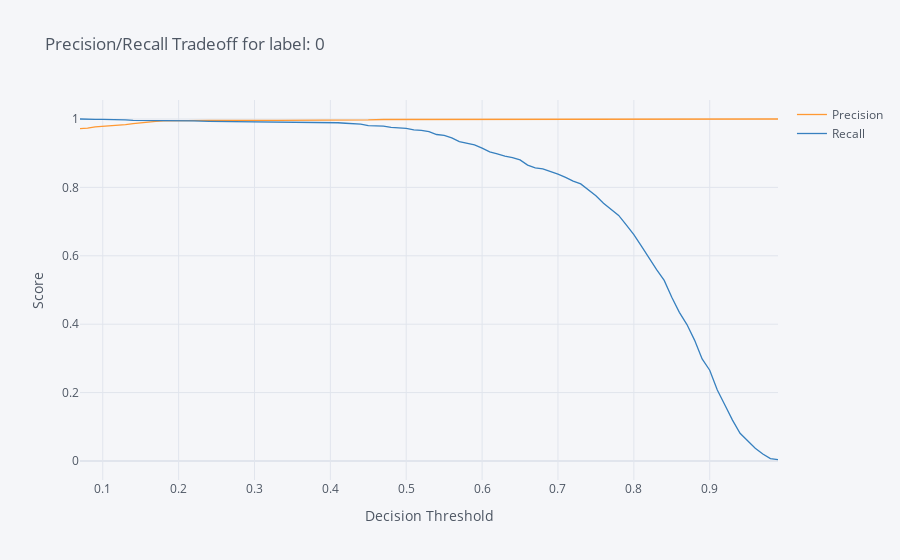
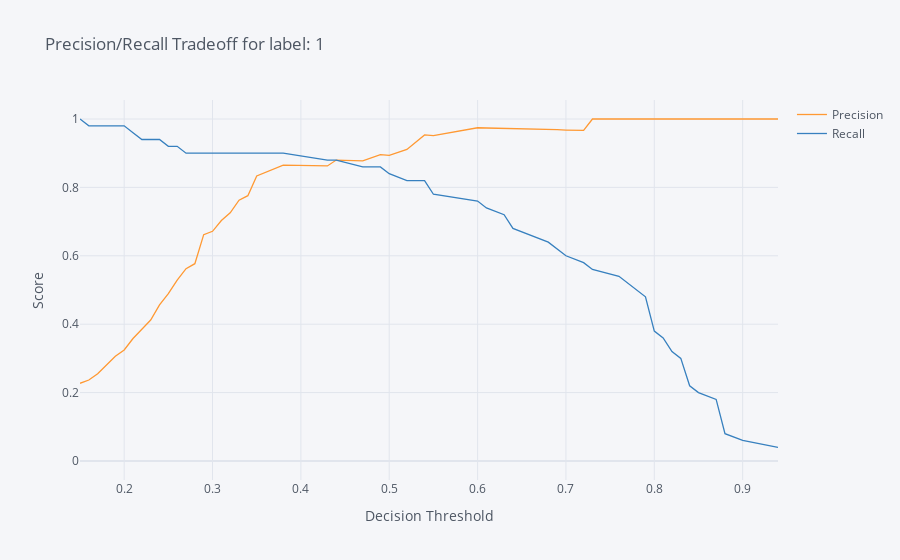
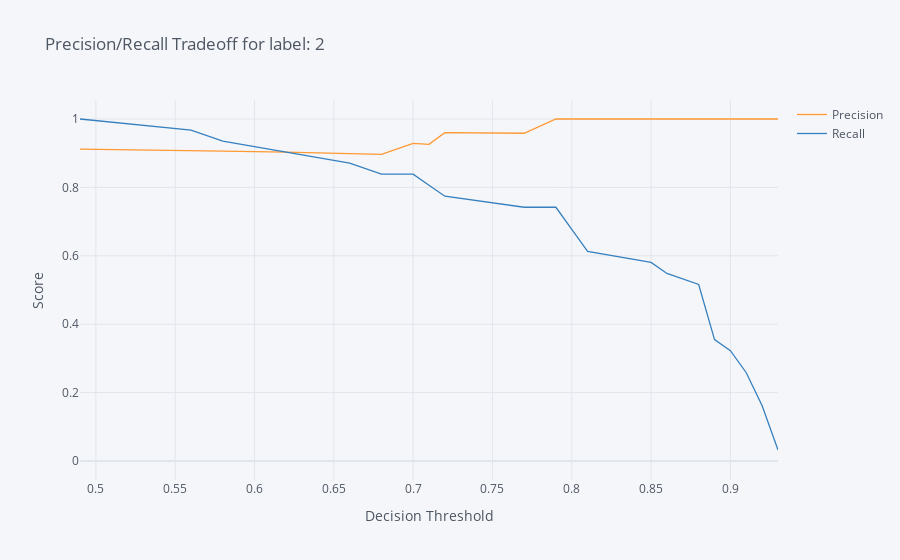

Source (notebook cell) for these figures, in order:
### Markdown cell above
# Precision/Recall Trade-off Calculation

### Code cell
# taken from https://www.kaggle.com/kevinarvai/fine-tuning-a-classifier-in-scikit-learn

from sklearn.metrics import precision_recall_curve
from sklearn import preprocessing
from sklearn.multiclass import OneVsRestClassifier

import plotly.graph_objs as go
import chart_studio.plotly as py
import cufflinks
from IPython.core.interactiveshell import InteractiveShell
InteractiveShell.ast_node_interactivity = 'all'
from plotly.offline import iplot


def test():
    clf_o = OneVsRestClassifier(RandomForestClassifier())
    
    y_train_bins = preprocessing.label_binarize(model.y_train, classes=[0, 1, 2])
    clf_o.fit(model.X_train, y_train_bins)
    
    X = list(data.apply(lambda x: model.extract_features2vector(x.to_dict()), axis=1))
    y = data['search_results.label']
    
    
    y_scores = clf_o.predict_proba(X)
    y_bins = preprocessing.label_binarize(y, classes=[0, 1, 2])
    
    cufflinks.go_offline()
    cufflinks.set_config_file(world_readable=True, theme='pearl')

    for i in range(3):
        precision_recall = precision_recall_curve(y_bins[:, i], y_scores[:, i])
        precision_recall = pd.DataFrame.from_records(precision_recall).T
        precision_recall.columns = ['Precision', 'Recall', 'Thresholds']
        precision_recall.iplot(x='Thresholds', xTitle='Decision Threshold',yTitle='Score', 
                               title='Precision/Recall Tradeoff for label: ' + str(i))

test()

### Figure 1 — Plotly figure (JSON) as saved in the notebook; plotly's stock layout.template omitted (floating-point values rounded to 4 significant figures)
{"data": [{"line": {"color": "rgba(255, 153, 51, 1.0)", "dash": "solid", "shape": "linear", "width": 1.3}, "mode": "lines", "name": "Precision", "text": "", "type": "scatter", "x": [0.07, 0.08, 0.09, 0.1, 0.11, 0.12, 0.13, 0.14, 0.15, 0.16, 0.17, 0.18, 0.22, 0.24, 0.33, 0.36, 0.39, 0.41, 0.42, 0.43, 0.44, 0.45, 0.47, 0.48, 0.5, 0.51, 0.52, 0.53, 0.54, 0.55, 0.56, 0.57, 0.58, 0.59, 0.6, 0.61, 0.62, 0.63, 0.64, 0.65, 0.66, 0.67, 0.68, 0.69, 0.7, 0.71, 0.72, 0.73, 0.74, 0.75, 0.76, 0.77, 0.78, 0.79, 0.8, 0.81, 0.82, 0.83, 0.84, 0.85, 0.86, 0.87, 0.88, 0.89, 0.9, 0.91, 0.92, 0.93, 0.94, 0.95, 0.96, 0.97, 0.98, 0.99, null], "y": [0.9719, 0.9732, 0.9771, 0.9784, 0.9798, 0.9824, 0.9837, 0.9864, 0.9891, 0.9904, 0.9931, 0.9945, 0.9959, 0.9959, 0.9959, 0.9959, 0.9958, 0.9972, 0.9972, 0.9972, 0.9972, 0.9972, 0.9986, 0.9986, 0.9986, 0.9986, 0.9986, 0.9986, 0.9986, 0.9986, 0.9985, 0.9985, 0.9985, 0.9985, 0.9985, 0.9985, 0.9985, 0.9985, 0.9985, 0.9984, 0.9984, 0.9984, 0.9984, 0.9984, 0.9984, 0.9983, 0.9983, 0.9983, 0.9983, 0.9982, 0.9982, 1, 1, 1, 1, 1, 1, 1, 1, 1, 1, 1, 1, 1, 1, 1, 1, 1, 1, 1, 1, 1, 1, 1, 1]}, {"line": {"color": "rgba(55, 128, 191, 1.0)", "dash": "solid", "shape": "linear", "width": 1.3}, "mode": "lines", "name": "Recall", "text": "", "type": "scatter", "x": [0.07, 0.08, 0.09, 0.1, 0.11, 0.12, 0.13, 0.14, 0.15, 0.16, 0.17, 0.18, 0.22, 0.24, 0.33, 0.36, 0.39, 0.41, 0.42, 0.43, 0.44, 0.45, 0.47, 0.48, 0.5, 0.51, 0.52, 0.53, 0.54, 0.55, 0.56, 0.57, 0.58, 0.59, 0.6, 0.61, 0.62, 0.63, 0.64, 0.65, 0.66, 0.67, 0.68, 0.69, 0.7, 0.71, 0.72, 0.73, 0.74, 0.75, 0.76, 0.77, 0.78, 0.79, 0.8, 0.81, 0.82, 0.83, 0.84, 0.85, 0.86, 0.87, 0.88, 0.89, 0.9, 0.91, 0.92, 0.93, 0.94, 0.95, 0.96, 0.97, 0.98, 0.99, null], "y": [1, 0.9986, 0.9986, 0.9986, 0.9986, 0.9986, 0.9972, 0.9959, 0.9959, 0.9959, 0.9945, 0.9945, 0.9945, 0.9931, 0.9917, 0.9904, 0.989, 0.989, 0.9876, 0.9862, 0.9849, 0.9807, 0.9794, 0.9752, 0.9725, 0.9684, 0.967, 0.9629, 0.9546, 0.9519, 0.945, 0.934, 0.9298, 0.9243, 0.9147, 0.9037, 0.8982, 0.8913, 0.8872, 0.8803, 0.8652, 0.8569, 0.8542, 0.8473, 0.8391, 0.8294, 0.8184, 0.8102, 0.7923, 0.7758, 0.7538, 0.7359, 0.718, 0.6905, 0.6616, 0.6286, 0.5928, 0.5598, 0.5282, 0.4787, 0.4347, 0.3989, 0.3535, 0.2985, 0.2655, 0.2077, 0.1637, 0.1197, 0.08116, 0.05777, 0.03714, 0.02063, 0.006878, 0.004127, 0]}], "layout": {"legend": {"bgcolor": "#F5F6F9", "font": {"color": "#4D5663"}}, "paper_bgcolor": "#F5F6F9", "plot_bgcolor": "#F5F6F9", "title": {"font": {"color": "#4D5663"}, "text": "Precision/Recall Tradeoff for label: 0"}, "xaxis": {"gridcolor": "#E1E5ED", "showgrid": true, "tickfont": {"color": "#4D5663"}, "title": {"font": {"color": "#4D5663"}, "text": "Decision Threshold"}, "zerolinecolor": "#E1E5ED"}, "yaxis": {"gridcolor": "#E1E5ED", "showgrid": true, "tickfont": {"color": "#4D5663"}, "title": {"font": {"color": "#4D5663"}, "text": "Score"}, "zerolinecolor": "#E1E5ED"}}}

### Figure 2 — Plotly figure (JSON) as saved in the notebook; plotly's stock layout.template omitted (floating-point values rounded to 4 significant figures)
{"data": [{"line": {"color": "rgba(255, 153, 51, 1.0)", "dash": "solid", "shape": "linear", "width": 1.3}, "mode": "lines", "name": "Precision", "text": "", "type": "scatter", "x": [0.15, 0.16, 0.17, 0.18, 0.19, 0.2, 0.21, 0.22, 0.23, 0.24, 0.25, 0.26, 0.27, 0.28, 0.29, 0.3, 0.31, 0.32, 0.33, 0.34, 0.35, 0.38, 0.43, 0.44, 0.47, 0.49, 0.5, 0.52, 0.54, 0.55, 0.6, 0.61, 0.63, 0.64, 0.68, 0.69, 0.7, 0.72, 0.73, 0.76, 0.77, 0.78, 0.79, 0.8, 0.81, 0.82, 0.83, 0.84, 0.85, 0.87, 0.88, 0.9, 0.94, null], "y": [0.2273, 0.2367, 0.2552, 0.28, 0.3063, 0.3245, 0.3582, 0.3852, 0.4123, 0.4563, 0.4894, 0.5287, 0.5625, 0.5769, 0.6618, 0.6716, 0.7031, 0.7258, 0.7627, 0.7759, 0.8333, 0.8654, 0.8627, 0.88, 0.8776, 0.8958, 0.8936, 0.9111, 0.9535, 0.9512, 0.9744, 0.9737, 0.973, 0.9714, 0.9697, 0.9688, 0.9677, 0.9667, 1, 1, 1, 1, 1, 1, 1, 1, 1, 1, 1, 1, 1, 1, 1, 1]}, {"line": {"color": "rgba(55, 128, 191, 1.0)", "dash": "solid", "shape": "linear", "width": 1.3}, "mode": "lines", "name": "Recall", "text": "", "type": "scatter", "x": [0.15, 0.16, 0.17, 0.18, 0.19, 0.2, 0.21, 0.22, 0.23, 0.24, 0.25, 0.26, 0.27, 0.28, 0.29, 0.3, 0.31, 0.32, 0.33, 0.34, 0.35, 0.38, 0.43, 0.44, 0.47, 0.49, 0.5, 0.52, 0.54, 0.55, 0.6, 0.61, 0.63, 0.64, 0.68, 0.69, 0.7, 0.72, 0.73, 0.76, 0.77, 0.78, 0.79, 0.8, 0.81, 0.82, 0.83, 0.84, 0.85, 0.87, 0.88, 0.9, 0.94, null], "y": [1, 0.98, 0.98, 0.98, 0.98, 0.98, 0.96, 0.94, 0.94, 0.94, 0.92, 0.92, 0.9, 0.9, 0.9, 0.9, 0.9, 0.9, 0.9, 0.9, 0.9, 0.9, 0.88, 0.88, 0.86, 0.86, 0.84, 0.82, 0.82, 0.78, 0.76, 0.74, 0.72, 0.68, 0.64, 0.62, 0.6, 0.58, 0.56, 0.54, 0.52, 0.5, 0.48, 0.38, 0.36, 0.32, 0.3, 0.22, 0.2, 0.18, 0.08, 0.06, 0.04, 0]}], "layout": {"legend": {"bgcolor": "#F5F6F9", "font": {"color": "#4D5663"}}, "paper_bgcolor": "#F5F6F9", "plot_bgcolor": "#F5F6F9", "title": {"font": {"color": "#4D5663"}, "text": "Precision/Recall Tradeoff for label: 1"}, "xaxis": {"gridcolor": "#E1E5ED", "showgrid": true, "tickfont": {"color": "#4D5663"}, "title": {"font": {"color": "#4D5663"}, "text": "Decision Threshold"}, "zerolinecolor": "#E1E5ED"}, "yaxis": {"gridcolor": "#E1E5ED", "showgrid": true, "tickfont": {"color": "#4D5663"}, "title": {"font": {"color": "#4D5663"}, "text": "Score"}, "zerolinecolor": "#E1E5ED"}}}

### Figure 3 — Plotly figure (JSON) as saved in the notebook; plotly's stock layout.template omitted (floating-point values rounded to 4 significant figures)
{"data": [{"line": {"color": "rgba(255, 153, 51, 1.0)", "dash": "solid", "shape": "linear", "width": 1.3}, "mode": "lines", "name": "Precision", "text": "", "type": "scatter", "x": [0.49, 0.56, 0.58, 0.62, 0.66, 0.68, 0.7, 0.71, 0.72, 0.77, 0.79, 0.8, 0.81, 0.85, 0.86, 0.88, 0.89, 0.9, 0.91, 0.92, 0.93, null], "y": [0.9118, 0.9091, 0.9062, 0.9032, 0.9, 0.8966, 0.9286, 0.9259, 0.96, 0.9583, 1, 1, 1, 1, 1, 1, 1, 1, 1, 1, 1, 1]}, {"line": {"color": "rgba(55, 128, 191, 1.0)", "dash": "solid", "shape": "linear", "width": 1.3}, "mode": "lines", "name": "Recall", "text": "", "type": "scatter", "x": [0.49, 0.56, 0.58, 0.62, 0.66, 0.68, 0.7, 0.71, 0.72, 0.77, 0.79, 0.8, 0.81, 0.85, 0.86, 0.88, 0.89, 0.9, 0.91, 0.92, 0.93, null], "y": [1, 0.9677, 0.9355, 0.9032, 0.871, 0.8387, 0.8387, 0.8065, 0.7742, 0.7419, 0.7419, 0.6774, 0.6129, 0.5806, 0.5484, 0.5161, 0.3548, 0.3226, 0.2581, 0.1613, 0.03226, 0]}], "layout": {"legend": {"bgcolor": "#F5F6F9", "font": {"color": "#4D5663"}}, "paper_bgcolor": "#F5F6F9", "plot_bgcolor": "#F5F6F9", "title": {"font": {"color": "#4D5663"}, "text": "Precision/Recall Tradeoff for label: 2"}, "xaxis": {"gridcolor": "#E1E5ED", "showgrid": true, "tickfont": {"color": "#4D5663"}, "title": {"font": {"color": "#4D5663"}, "text": "Decision Threshold"}, "zerolinecolor": "#E1E5ED"}, "yaxis": {"gridcolor": "#E1E5ED", "showgrid": true, "tickfont": {"color": "#4D5663"}, "title": {"font": {"color": "#4D5663"}, "text": "Score"}, "zerolinecolor": "#E1E5ED"}}}
